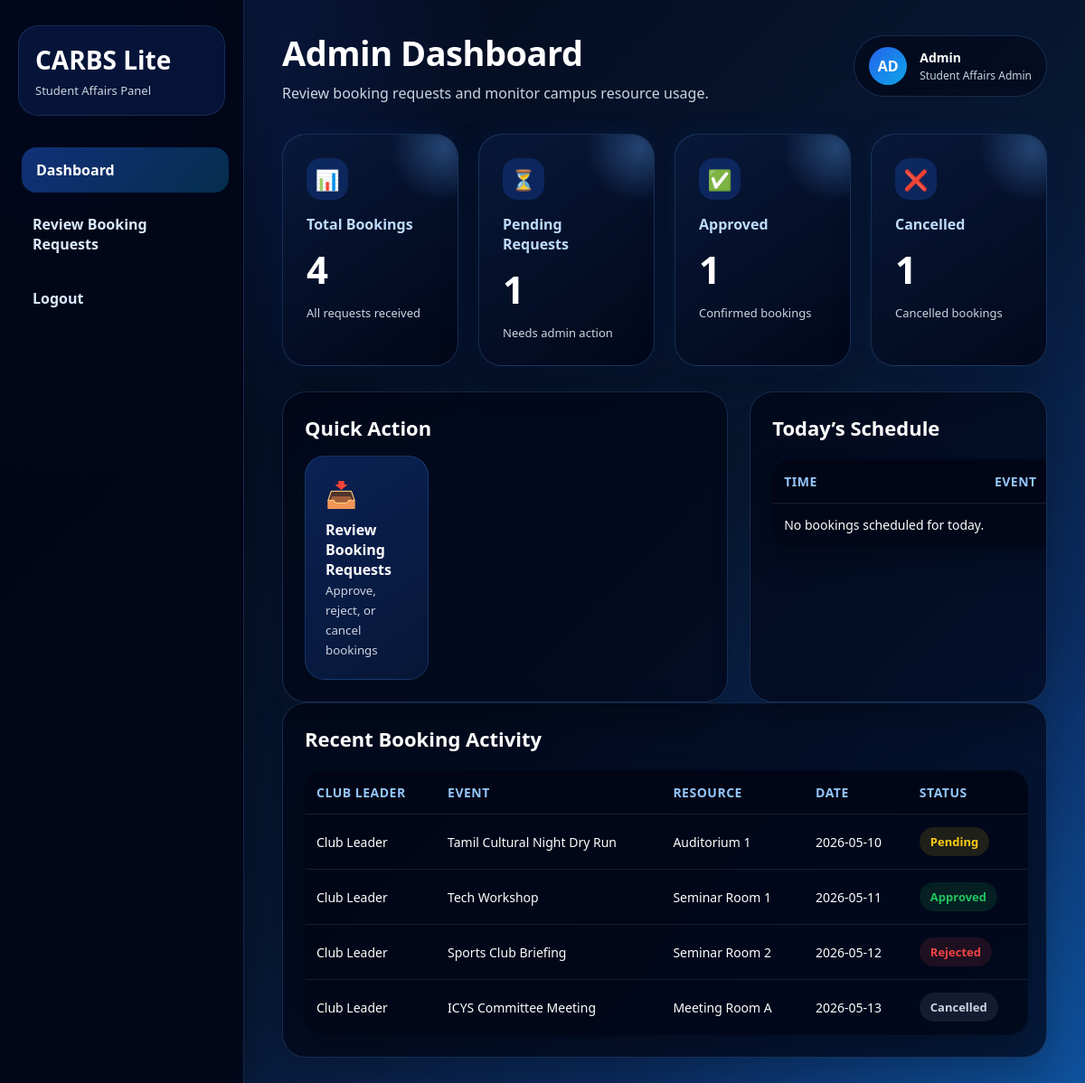
/admin_dashboard.php (signed in), run on the app's committed database.
### tables this page shows
CREATE TABLE bookings (
    booking_id INT AUTO_INCREMENT PRIMARY KEY,
    user_id INT NOT NULL,
    resource_id INT NOT NULL,
    event_name VARCHAR(150) NOT NULL,
    event_date DATE NOT NULL,
    start_time TIME NOT NULL,
    end_time TIME NOT NULL,
    purpose TEXT,
    status ENUM('pending', 'approved', 'rejected', 'cancelled') DEFAULT 'pending',
    admin_remarks TEXT,
    created_at TIMESTAMP DEFAULT CURRENT_TIMESTAMP,
    FOREIGN KEY (user_id) REFERENCES users(user_id),
    FOREIGN KEY (resource_id) REFERENCES resources(resource_id)
);

CREATE TABLE users (
    user_id INT AUTO_INCREMENT PRIMARY KEY,
    name VARCHAR(100) NOT NULL,
    email VARCHAR(100) NOT NULL UNIQUE,
    password VARCHAR(255) NOT NULL,
    role ENUM('club_leader', 'admin') NOT NULL
);

CREATE TABLE resources (
    resource_id INT AUTO_INCREMENT PRIMARY KEY,
    resource_name VARCHAR(100) NOT NULL,
    resource_type VARCHAR(50) NOT NULL,
    capacity INT,
    status ENUM('active', 'inactive') DEFAULT 'active'
);

### admin_dashboard.php (the view, shortened to what this page needs)
<?php
include "db.php";
$total = mysqli_fetch_assoc(mysqli_query($conn, "SELECT COUNT(*) AS total FROM bookings"))["total"];
$pending = mysqli_fetch_assoc(mysqli_query($conn, "SELECT COUNT(*) AS total FROM bookings WHERE status='pending'"))["total"];
$approved = mysqli_fetch_assoc(mysqli_query($conn, "SELECT COUNT(*) AS total FROM bookings WHERE status='approved'"))["total"];
$cancelled = mysqli_fetch_assoc(mysqli_query($conn, "SELECT COUNT(*) AS total FROM bookings WHERE status='cancelled'"))["total"];
$today = date("Y-m-d");
$today_sql = "SELECT bookings.*, users.name, resources.resource_name
              FROM bookings
              JOIN users ON bookings.user_id = users.user_id
              JOIN resources ON bookings.resource_id = resources.resource_id
              WHERE bookings.event_date='$today'
              ORDER BY bookings.start_time ASC";
$today_result = mysqli_query($conn, $today_sql);
$recent_sql = "SELECT bookings.*, users.name, resources.resource_name
               FROM bookings
               JOIN users ON bookings.user_id = users.user_id
               JOIN resources ON bookings.resource_id = resources.resource_id
               ORDER BY bookings.created_at DESC
               LIMIT 5";
$recent_result = mysqli_query($conn, $recent_sql);
?>
<!DOCTYPE html>
<html>
<head>
    <link rel="stylesheet" type="text/css" href="./style.css?v=70">
</head>
<body>
<div class="app-layout">
    <aside class="sidebar">
        <div class="logo-box">
            <h2>CARBS Lite</h2>
            <p>Student Affairs Panel</p>
        </div>
        <nav class="sidebar-menu">
            <a class="active" href="admin_dashboard.php"> Dashboard</a>
            <a href="admin_requests.php"> Review Booking Requests</a>
            <a href="logout.php"> Logout</a>
        </nav>
    </aside>
    <main class="main-content">
        <div class="topbar">
            <div class="page-title">
                <h1>Admin Dashboard</h1>
                <p>Review booking requests and monitor campus resource usage.</p>
            </div>
            <div class="profile-box">
                <div class="profile-avatar">AD</div>
                <div class="profile-info">
                    <h4><?php echo $_SESSION["name"]; ?></h4>
                    <p>Student Affairs Admin</p>
                </div>
            </div>
        </div>
        <div class="cards">
            <div class="card">
                <div class="card-icon">📊</div>
                <h3>Total Bookings</h3>
                <p><?php echo $total; ?></p>
                <span class="trend">All requests received</span>
            </div>
            <div class="card">
                <div class="card-icon">⏳</div>
                <h3>Pending Requests</h3>
                <p><?php echo $pending; ?></p>
                <span class="trend">Needs admin action</span>
            </div>
            <div class="card">
                <div class="card-icon">✅</div>
                <h3>Approved</h3>
                <p><?php echo $approved; ?></p>
                <span class="trend">Confirmed bookings</span>
            </div>
            <div class="card">
                <div class="card-icon">❌</div>
                <h3>Cancelled</h3>
                <p><?php echo $cancelled; ?></p>
                <span class="trend">Cancelled bookings</span>
            </div>
        </div>
        <div class="content-grid">
            <div class="panel">
                <h2>Quick Action</h2>
                <div class="quick-actions">
                    <a class="quick-card" href="admin_requests.php">
                        <span>📥</span>
                        <strong>Review Booking Requests</strong>
                        <small>Approve, reject, or cancel bookings</small>
                    </a>
                </div>
            </div>
            <div class="panel">
                <h2>Today’s Schedule</h2>
                <table>
                    <tr>
                        <th>Time</th>
                        <th>Event</th>
                    </tr>
                    <?php if (mysqli_num_rows($today_result) > 0) { ?>
                        <?php while ($row = mysqli_fetch_assoc($today_result)) { ?>
                            <tr>
                                <td><?php echo substr($row["start_time"], 0, 5); ?></td>
                                <td><?php echo $row["event_name"]; ?></td>
                                <td>
                                    <span class="status-<?php echo $row["status"]; ?>">
                                        <?php echo ucfirst($row["status"]); ?>
                                    </span>
                                </td>
                            </tr>
                        <?php } ?>
                    <?php } else { ?>
                        <tr>
                            <td colspan="3">No bookings scheduled for today.</td>
                        </tr>
                    <?php } ?>
                </table>
            </div>
        </div>
        <div class="panel recent-panel">
            <h2>Recent Booking Activity</h2>
            <table>
                <tr>
                    <th>Club Leader</th>
                    <th>Event</th>
                    <th>Resource</th>
                    <th>Date</th>
                    <th>Status</th>
                </tr>
                <?php if (mysqli_num_rows($recent_result) > 0) { ?>
                    <?php while ($row = mysqli_fetch_assoc($recent_result)) { ?>
                        <tr>
                            <td><?php echo $row["name"]; ?></td>
                            <td><?php echo $row["event_name"]; ?></td>
                            <td><?php echo $row["resource_name"]; ?></td>
                            <td><?php echo $row["event_date"]; ?></td>
                            <td>
                                <span class="status-<?php echo $row["status"]; ?>">
                                    <?php echo ucfirst($row["status"]); ?>
                                </span>
                            </td>
                        </tr>
                    <?php } ?>
                <?php } else { ?>
                    <tr>
                        <td colspan="5">No recent booking activity found.</td>
                    </tr>
                <?php } ?>
            </table>
        </div>
    </main>
</div>
</body>
</html>

### data on the page
bookings: user.name "Club Leader", event_name "Tamil Cultural Night Dry Run", resource.resource_name "Auditorium 1", event_date "2026-05-10", status "Pending"
bookings: user.name "Club Leader", event_name "Tech Workshop", resource.resource_name "Seminar Room 1", event_date "2026-05-11", status "Approved"
bookings: user.name "Club Leader", event_name "Sports Club Briefing", resource.resource_name "Seminar Room 2", event_date "2026-05-12", status "Rejected"
bookings: user.name "Club Leader", event_name "ICYS Committee Meeting", resource.resource_name "Meeting Room A", event_date "2026-05-13", status "Cancelled"

### other printed values
$_SESSION["name"] "Admin"
$total "4"
$pending "1"
$approved "1"
$cancelled "1"
